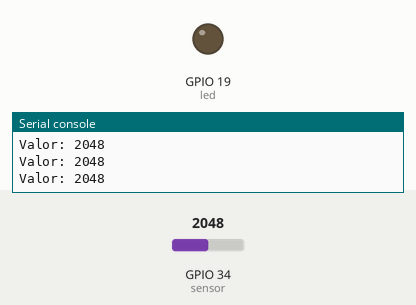
Recording of a program running on a simulated ESP32 board running MicroPython. On the bench: output pins drawn as LEDs (lit = HIGH), the last lines printed to the serial console. The test bench sets the inputs (shaded band); at power-on: GPIO 34 (sensor) = 2048 (analog values on the 0–4095 scale).

Above: at 1.2 s.
1.3 s: GPIO 34 (sensor) set to 1075
2.8 s: GPIO 34 (sensor) set to 947
At 3.5 s:
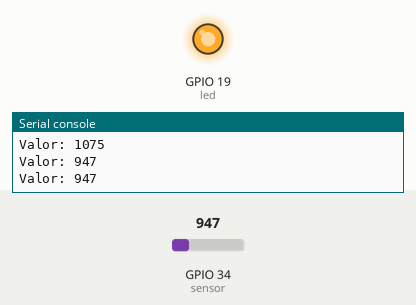
4.5 s: GPIO 34 (sensor) set to 1040
At 5.7 s:
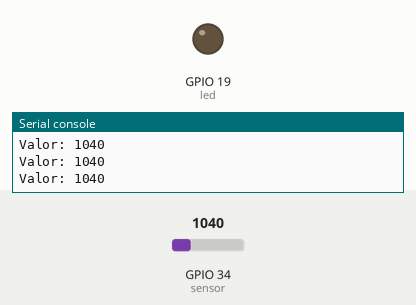
6.0 s: GPIO 34 (sensor) set to 960
At 7.1 s:
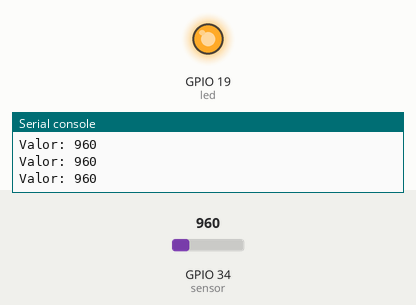
Timing chart, 0 to 8.5 s (numbered marks = the images above; inputs shaded):
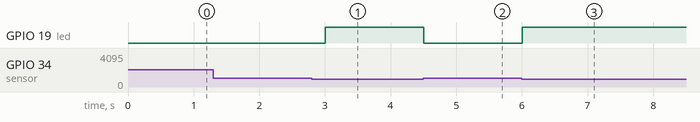

Measured:
- the behaviour switches between 1001 and 1000 on GPIO 34 (sensor) (found by bisection; images 0 and 1)
- after the input at 2.8 s, GPIO 19 (led): LOW → HIGH after 0.20 s
- after the input at 4.5 s, GPIO 19 (led): HIGH → LOW at once
- after the input at 6.0 s, GPIO 19 (led): LOW → HIGH at once

The program:

8._ADC_y_Salida_digital.py
```python
from machine import Pin, ADC
from time import sleep

# Configuración del sensor de luz (LDR como sensor)
sensor = ADC(Pin(34))

sensor.width(ADC.WIDTH_12BIT) # Resolución de 12 bits (0–4095)

# LED indicador
led = Pin(19, Pin.OUT)

# Bucle principal
contador = 1

while contador <= 100:
    lectura = sensor.read()
    print("Valor:", lectura)

    # Si hay mucha luz, apaga el LED; si hay poca, enciéndelo
    if lectura > 1000:
        led.off()
    else:
        led.on()

    sleep(0.3)
    contador += 1
```
